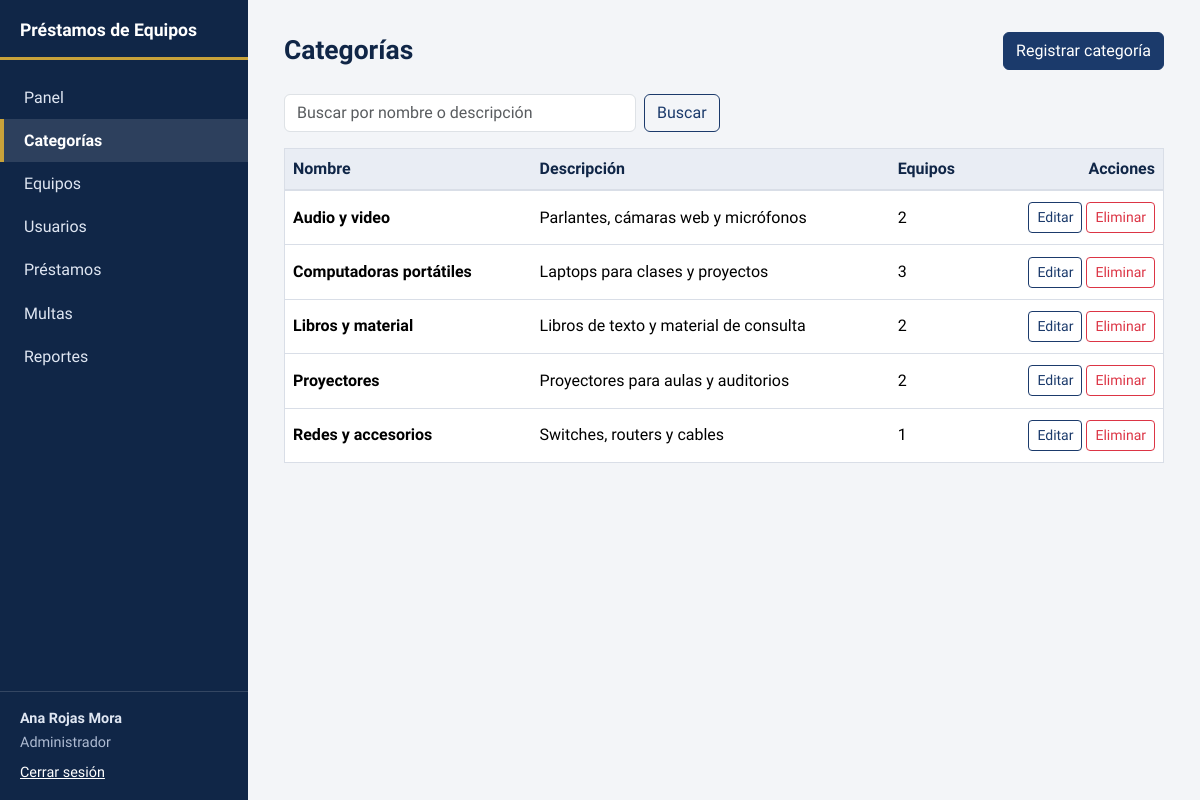
The app's page /modules/categorias/index.php (signed in) with its own data.
### tables this page shows
CREATE TABLE categorias (
    id_categoria  INT UNSIGNED NOT NULL AUTO_INCREMENT,
    nombre        VARCHAR(60)  NOT NULL,
    descripcion   VARCHAR(200) NULL,
    PRIMARY KEY (id_categoria),
    UNIQUE KEY uq_categorias_nombre (nombre)
);

### includes/functions.php (called while the page is built, shortened)
<?php
function e($valor): string
{
    return htmlspecialchars((string) $valor, ENT_QUOTES, 'UTF-8');
}
function url(string $ruta = ''): string
{
    return BASE_URL . '/' . ltrim($ruta, '/');
}

### config/database.php (called while the page is built, shortened)
<?php
function db(): PDO
{
    static $pdo = null;
    if ($pdo === null) {
        try {
            $pdo = new PDO(
                'mysql:host=' . DB_HOST . ';dbname=' . DB_NAME . ';charset=utf8mb4',
                DB_USER,
                DB_PASS,
                [
                    PDO::ATTR_ERRMODE            => PDO::ERRMODE_EXCEPTION,
                    PDO::ATTR_DEFAULT_FETCH_MODE => PDO::FETCH_ASSOC,
                    PDO::ATTR_EMULATE_PREPARES   => false,
                    PDO::MYSQL_ATTR_INIT_COMMAND => "SET NAMES utf8mb4 COLLATE utf8mb4_unicode_ci; SET time_zone = '-06:00'",
                ]
            );
        } catch (PDOException $e) {
            http_response_code(500);
            exit('No se pudo conectar a la base de datos. Verifique que MySQL esté encendido en XAMPP '
               . 'y que haya importado database/prestamos_equipos.sql. Detalle: '
               . htmlspecialchars($e->getMessage(), ENT_QUOTES, 'UTF-8'));
        }
    }
    return $pdo;
}

### modules/categorias/index.php (the view, shortened to what this page needs)
<?php
$q = trim($_GET['q'] ?? '');
$stmt = db()->prepare(
    "SELECT c.id_categoria, c.nombre, c.descripcion,
            (SELECT COUNT(*) FROM equipos e WHERE e.id_categoria = c.id_categoria) AS total_equipos
     FROM categorias c
     WHERE c.nombre LIKE :q1 OR c.descripcion LIKE :q2
     ORDER BY c.nombre"
);
$stmt->execute([':q1' => "%$q%", ':q2' => "%$q%"]);
$categorias = $stmt->fetchAll();
require __DIR__ . '/../../includes/header.php';
page_head('Categorías', '<a class="btn btn-primary" href="form.php">Registrar categoría</a>');
?>
<form class="filtros" method="get">
  <input type="search" name="q" class="form-control" value="<?= e($q) ?>" placeholder="Buscar por nombre o descripción" aria-label="Buscar categorías">
  <button class="btn btn-outline-primary">Buscar</button>
</form>
<?php if (!$categorias): ?>
  <p class="vacio">No hay categorías que coincidan. Pruebe otra búsqueda o registre una nueva.</p>
<?php else: ?>
  <div class="table-responsive">
    <table class="table tabla align-middle">
      <thead><tr><th>Nombre</th><th>Descripción</th><th>Equipos</th><th class="text-end">Acciones</th></tr></thead>
      <tbody>
      <?php foreach ($categorias as $c): ?>
        <tr>
          <td><strong><?= e($c['nombre']) ?></strong></td>
          <td><?= e($c['descripcion'] ?: '—') ?></td>
          <td><?= (int) $c['total_equipos'] ?></td>
          <td class="text-end">
            <a class="btn btn-sm btn-outline-primary" href="form.php?id=<?= (int) $c['id_categoria'] ?>">Editar</a>
            <?= form_eliminar('modules/categorias/eliminar.php', (int) $c['id_categoria'], '¿Eliminar la categoría ' . $c['nombre'] . '?') ?>
          </td>
        </tr>
      <?php endforeach; ?>
      </tbody>
    </table>
  </div>
<?php endif; ?>
<?php require __DIR__ . '/../../includes/footer.php'; ?>

### includes/componentes.php (shortened to what this page needs)
<?php
function page_head(string $titulo, string $acciones = ''): void
{
    echo '<div class="page-head"><h1>' . e($titulo) . '</h1>'
       . '<div class="page-actions">' . $acciones . '</div></div>';
}
function form_eliminar(string $ruta, int $id, string $confirmacion): string
{
    return '<form method="post" action="' . e(url($ruta)) . '" class="d-inline" data-confirm="' . e($confirmacion) . '">'
         . csrf_field()
         . '<input type="hidden" name="id" value="' . $id . '">'
         . '<button class="btn btn-sm btn-outline-danger">Eliminar</button></form>';
}
    ?>

### assets/css/style.css (style rules this page uses)
:root { --navy-900: #102647; --navy-700: #1b3a6b; --gold: #c8a23a; --paper: #f3f5f8; --surface: #ffffff; --ink: #1c2433; --muted: #5b6578; --line: #d9dee7; --ok: #1e7a57; --ok-bg: #e4f3ec; --warn: #8a5a0b; --warn-bg: #fbf0d9; --bad: #a8221a; --bad-bg: #fbe5e3; --neutral: #4a5568; --neutral-bg: #e8ecf2; --info: #1b3a6b; --info-bg: #e3eaf6; --bs-primary: #1b3a6b; --bs-primary-rgb: 27, 58, 107; --bs-link-color: #1b3a6b; --bs-link-hover-color: #102647; --bs-body-font-family: "Atkinson Hyperlegible", system-ui, "Segoe UI", Roboto, sans-serif; --bs-body-color: var(--ink); }
body { background: var(--paper); font-variant-numeric: tabular-nums; }
.btn-primary { --bs-btn-bg: #1b3a6b; --bs-btn-border-color: #1b3a6b; --bs-btn-hover-bg: #142d54; --bs-btn-hover-border-color: #142d54; --bs-btn-active-bg: #102647; --bs-btn-active-border-color: #102647; --bs-btn-disabled-bg: #1b3a6b; --bs-btn-disabled-border-color: #1b3a6b; }
.btn-outline-primary { --bs-btn-color: #1b3a6b; --bs-btn-border-color: #1b3a6b; --bs-btn-hover-bg: #1b3a6b; --bs-btn-hover-border-color: #1b3a6b; --bs-btn-active-bg: #102647; --bs-btn-active-border-color: #102647; }
.page-head { display: flex; align-items: center; justify-content: space-between; gap: 1rem; flex-wrap: wrap; margin-bottom: 1.5rem; }
.page-head h1 { font-size: 1.65rem; font-weight: 700; margin: 0; color: var(--navy-900); }
.page-actions { display: flex; gap: .5rem; flex-wrap: wrap; }
.filtros { display: flex; gap: .5rem; flex-wrap: wrap; align-items: center; margin-bottom: 1rem; }
.filtros .form-control { max-width: 22rem; }
.tabla { background: var(--surface); border: 1px solid var(--line); margin-bottom: 0; }
.tabla thead th { background: #e9edf4; color: var(--navy-900); font-weight: 700; border-bottom: 2px solid var(--line); white-space: nowrap; }
.tabla td { padding-top: .7rem; padding-bottom: .7rem; }

### records on screen
categorias: nombre "Audio y video", descripcion "Parlantes, cámaras web y micrófonos", total_equipos "2"
categorias: nombre "Computadoras portátiles", descripcion "Laptops para clases y proyectos", total_equipos "3"
categorias: nombre "Libros y material", descripcion "Libros de texto y material de consulta", total_equipos "2"
categorias: nombre "Proyectores", descripcion "Proyectores para aulas y auditorios", total_equipos "2"
categorias: nombre "Redes y accesorios", descripcion "Switches, routers y cables", total_equipos "1"

### other values on screen
APP_NAME "Préstamos de Equipos"
$texto "Panel"
$texto "Categorías"
$texto "Equipos"
$texto "Usuarios"
$texto "Préstamos"
$texto "Multas"
$texto "Reportes"
$u['nombre'] "Ana Rojas Mora"
$u['rol'] "Administrador"
$titulo "Categorías"
$acciones "Registrar categoría"
